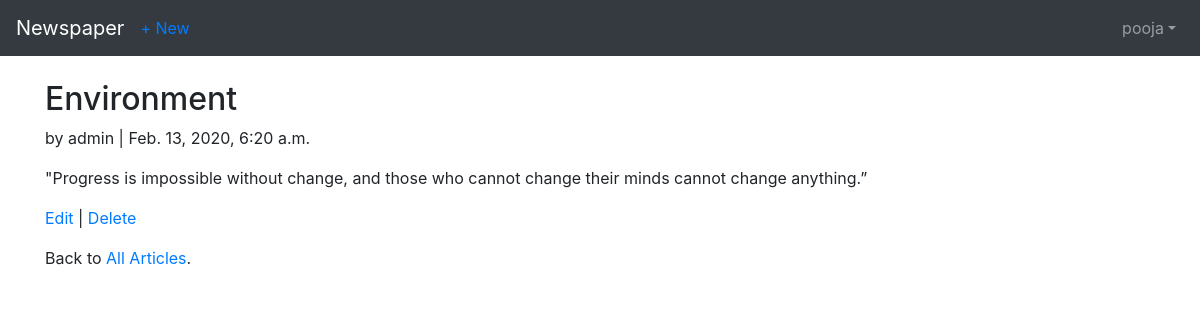
Screenshot of /article/3/ (signed in) with the database file from the repository.
### users/models.py (models this page shows)
class CustomUser(AbstractUser):
    age = models.PositiveIntegerField(null=True, blank=True)

### article/models.py (models this page shows, shortened)
class Article(models.Model):
    title = models.CharField(max_length=255)
    body = models.TextField()
    date = models.DateTimeField(auto_now_add=True)
    author = models.ForeignKey(
        get_user_model(),
        on_delete=models.CASCADE,
    )

### article/views.py (the view)
# urls.py: path('<int:pk>/', ArticleDetailView.as_view(), name='article_detail'),
class ArticleDetailView(LoginRequiredMixin, DetailView):
    model = Article
    template_name = 'article_detail.html'
    login_url = 'login'

### templates/article_detail.html
{% extends 'base.html' %}
{% block content %}
<div class="article-entry">
    <h2>{{ object.title }}</h2>
    <p>by {{ object.author }} | {{ object.date }}</p>
    <p>{{ object.body }}</p>
</div>
<p><a href="{% url 'article:article_edit' article.pk %}">Edit</a> |
 <a href="{% url 'article:article_delete' article.pk %}">Delete</a></p>
<p>Back to <a href="{% url 'article:article_list' %}">All Articles</a>.</p>
{% endblock content %}

### templates/base.html (shortened to what this page needs)
<html lang="en">
  <head>
    <link
      rel="stylesheet"
      href="https://stackpath.bootstrapcdn.com/bootstrap/4.2.1/css/bootstrap.min.css"
    />
  </head>
  <body>
    <nav class="navbar navbar-expand-lg navbar-dark bg-dark mb-4">
      <a class="navbar-brand" href="{% url 'home' %}">Newspaper</a>
      {% if user.is_authenticated %}
      <ul class="navbar-nav mr-auto">
        <li class="nav-item">
          <a href="{% url 'article:article_new' %}">+ New</a>
        </li>
      </ul>
      {% endif %}
      <div class="collapse navbar-collapse" id="navbarNavDropdown">
          {% if user.is_authenticated %}
        <ul class="navbar-nav ml-auto">
          <li class="nav-item ">
            <a class="nav-link dropdown-toggle" href="#"
            id="userMenu" data-toggle="dropdown" aria-haspopup="true"
            aria-expanded="false">{{ user.username }}</a>
          </li>
        </ul>
      </div>
      {% endif %}
    </nav>
    <div class="container">
      {% block content %} {% endblock content %}
    </div>
  </body>
</html>

### rows the page displays
CustomUser: username "pooja"
Article: title "Environment", author "admin", date "Feb. 13, 2020, 6:20 a.m.", body "\"Progress is impossible without change, and those who cannot change their minds cannot change anything.”"
